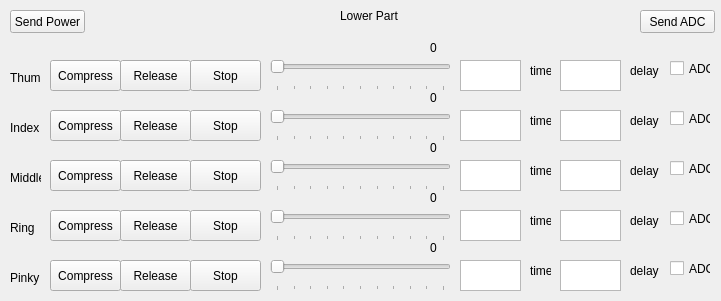
   <widget class="QWidget" name="lower_frame" native="true">
    <property name="geometry">
     <rect>
      <x>10</x>
      <y>330</y>
      <width>721</width>
      <height>301</height>
     </rect>
    </property>
    <property name="styleSheet">
     <string notr="true"/>
    </property>
    <widget class="QPushButton" name="lower_motor4_right_btn">
     <property name="geometry">
      <rect>
       <x>120</x>
       <y>210</y>
       <width>71</width>
       <height>31</height>
      </rect>
     </property>
     <property name="text">
      <string>Release</string>
     </property>
    </widget>
    <widget class="QLabel" name="lower_motor5_label">
     <property name="geometry">
      <rect>
       <x>10</x>
       <y>270</y>
       <width>31</width>
       <height>16</height>
      </rect>
     </property>
     <property name="text">
      <string>Pinky</string>
     </property>
    </widget>
    <widget class="QPushButton" name="lower_motor4_stop_btn">
     <property name="geometry">
      <rect>
       <x>190</x>
       <y>210</y>
       <width>71</width>
       <height>31</height>
      </rect>
     </property>
     <property name="text">
      <string>Stop</string>
     </property>
    </widget>
    <widget class="QPushButton" name="lower_motor3_right_btn">
     <property name="geometry">
      <rect>
       <x>120</x>
       <y>160</y>
       <width>71</width>
       <height>31</height>
      </rect>
     </property>
     <property name="text">
      <string>Release</string>
     </property>
    </widget>
    <widget class="QPlainTextEdit" name="lower_motor4_time_input">
     <property name="geometry">
      <rect>
       <x>460</x>
       <y>210</y>
       <width>61</width>
       <height>31</height>
      </rect>
     </property>
    </widget>
    <widget class="QLabel" name="lower_motor1_label">
     <property name="geometry">
      <rect>
       <x>10</x>
       <y>70</y>
       <width>31</width>
       <height>16</height>
      </rect>
     </property>
     <property name="text">
      <string>Thumb</string>
     </property>
    </widget>
    <widget class="QPlainTextEdit" name="lower_motor5_time_input">
     <property name="geometry">
      <rect>
       <x>460</x>
       <y>260</y>
       <width>61</width>
       <height>31</height>
      </rect>
     </property>
    </widget>
    <widget class="QPushButton" name="lower_motor5_stop_btn">
     <property name="geometry">
      <rect>
       <x>190</x>
       <y>260</y>
       <width>71</width>
       <height>31</height>
      </rect>
     </property>
     <property name="text">
      <string>Stop</string>
     </property>
    </widget>
    <widget class="QPushButton" name="lower_motor3_stop_btn">
     <property name="geometry">
      <rect>
       <x>190</x>
       <y>160</y>
       <width>71</width>
       <height>31</height>
      </rect>
     </property>
     <property name="text">
      <string>Stop</string>
     </property>
    </widget>
    <widget class="QPushButton" name="lower_motor5_right_btn">
     <property name="geometry">
      <rect>
       <x>120</x>
       <y>260</y>
       <width>71</width>
       <height>31</height>
      </rect>
     </property>
     <property name="text">
      <string>Release</string>
     </property>
    </widget>
    <widget class="QLabel" name="lower_motor4_label">
     <property name="geometry">
      <rect>
       <x>10</x>
       <y>220</y>
       <width>31</width>
       <height>16</height>
      </rect>
     </property>
     <property name="text">
      <string>Ring</string>
     </property>
    </widget>
    <widget class="QPushButton" name="lower_motor4_left_btn">
     <property name="geometry">
      <rect>
       <x>50</x>
       <y>210</y>
       <width>71</width>
       <height>31</height>
      </rect>
     </property>
     <property name="text">
      <string>Compress</string>
     </property>
    </widget>
    <widget class="QPlainTextEdit" name="lower_motor2_delay_input">
     <property name="geometry">
      <rect>
       <x>560</x>
       <y>110</y>
       <width>61</width>
       <height>31</height>
      </rect>
     </property>
    </widget>
    <widget class="QPushButton" name="lower_motor5_left_btn">
     <property name="geometry">
      <rect>
       <x>50</x>
       <y>260</y>
       <width>71</width>
       <height>31</height>
      </rect>
     </property>
     <property name="text">
      <string>Compress</string>
     </property>
    </widget>
    <widget class="QLabel" name="lower_time_label_5">
     <property name="geometry">
      <rect>
       <x>530</x>
       <y>260</y>
       <width>21</width>
       <height>21</height>
      </rect>
     </property>
     <property name="text">
      <string>time</string>
     </property>
    </widget>
    <widget class="QSlider" name="lower_motor2_pwm_scale">
     <property name="geometry">
      <rect>
       <x>270</x>
       <y>100</y>
       <width>181</width>
       <height>41</height>
      </rect>
     </property>
     <property name="maximum">
      <number>100</number>
     </property>
     <property name="orientation">
      <enum>Qt::Horizontal</enum>
     </property>
     <property name="tickPosition">
      <enum>QSlider::TicksBelow</enum>
     </property>
     <property name="tickInterval">
      <number>10</number>
     </property>
    </widget>
    <widget class="QLabel" name="lower_time_label_2">
     <property name="geometry">
      <rect>
       <x>530</x>
       <y>110</y>
       <width>21</width>
       <height>21</height>
      </rect>
     </property>
     <property name="text">
      <string>time</string>
     </property>
    </widget>
    <widget class="QLabel" name="lower_time_label_4">
     <property name="geometry">
      <rect>
       <x>530</x>
       <y>210</y>
       <width>21</width>
       <height>21</height>
      </rect>
     </property>
     <property name="text">
      <string>time</string>
     </property>
    </widget>
    <widget class="QSlider" name="lower_motor4_pwm_scale">
     <property name="geometry">
      <rect>
       <x>270</x>
       <y>200</y>
       <width>181</width>
       <height>41</height>
      </rect>
     </property>
     <property name="maximum">
      <number>100</number>
     </property>
     <property name="orientation">
      <enum>Qt::Horizontal</enum>
     </property>
     <property name="tickPosition">
      <enum>QSlider::TicksBelow</enum>
     </property>
     <property name="tickInterval">
      <number>10</number>
     </property>
    </widget>
    <widget class="QLabel" name="lower_delay_label_5">
     <property name="geometry">
      <rect>
       <x>630</x>
       <y>260</y>
       <width>31</width>
       <height>21</height>
      </rect>
     </property>
     <property name="text">
      <string>delay</string>
     </property>
    </widget>
    <widget class="QLabel" name="lower_delay_label_4">
     <property name="geometry">
      <rect>
       <x>630</x>
       <y>210</y>
       <width>31</width>
       <height>21</height>
      </rect>
     </property>
     <property name="text">
      <string>delay</string>
     </property>
    </widget>
    <widget class="QPushButton" name="lower_motor1_left_btn">
     <property name="geometry">
      <rect>
       <x>50</x>
       <y>60</y>
       <width>71</width>
       <height>31</height>
      </rect>
     </property>
     <property name="text">
      <string>Compress</string>
     </property>
    </widget>
    <widget class="QLabel" name="lower_delay_label_3">
     <property name="geometry">
      <rect>
       <x>630</x>
       <y>160</y>
       <width>31</width>
       <height>21</height>
      </rect>
     </property>
     <property name="text">
      <string>delay</string>
     </property>
    </widget>
    <widget class="QPlainTextEdit" name="lower_motor3_delay_input">
     <property name="geometry">
      <rect>
       <x>560</x>
       <y>160</y>
       <width>61</width>
       <height>31</height>
      </rect>
     </property>
    </widget>
    <widget class="QLabel" name="lower_time_label_1">
     <property name="geometry">
      <rect>
       <x>530</x>
       <y>60</y>
       <width>21</width>
       <height>21</height>
      </rect>
     </property>
     <property name="text">
      <string>time</string>
     </property>
    </widget>
    <widget class="QLabel" name="lower_delay_label_2">
     <property name="geometry">
      <rect>
       <x>630</x>
       <y>110</y>
       <width>31</width>
       <height>21</height>
      </rect>
     </property>
     <property name="text">
      <string>delay</string>
     </property>
    </widget>
    <widget class="QPlainTextEdit" name="lower_motor5_delay_input">
     <property name="geometry">
      <rect>
       <x>560</x>
       <y>260</y>
       <width>61</width>
       <height>31</height>
      </rect>
     </property>
    </widget>
    <widget class="QPlainTextEdit" name="lower_motor3_time_input">
     <property name="geometry">
      <rect>
       <x>460</x>
       <y>160</y>
       <width>61</width>
       <height>31</height>
      </rect>
     </property>
    </widget>
    <widget class="QPushButton" name="lower_motor2_right_btn">
     <property name="geometry">
      <rect>
       <x>120</x>
       <y>110</y>
       <width>71</width>
       <height>31</height>
      </rect>
     </property>
     <property name="text">
      <string>Release</string>
     </property>
    </widget>
    <widget class="QLabel" name="lower_time_label_3">
     <property name="geometry">
      <rect>
       <x>530</x>
       <y>160</y>
       <width>21</width>
       <height>21</height>
      </rect>
     </property>
     <property name="text">
      <string>time</string>
     </property>
    </widget>
    <widget class="QPushButton" name="lower_motor1_stop_btn">
     <property name="geometry">
      <rect>
       <x>190</x>
       <y>60</y>
       <width>71</width>
       <height>31</height>
      </rect>
     </property>
     <property name="text">
      <string>Stop</string>
     </property>
    </widget>
    <widget class="QLabel" name="lower_motor3_label">
     <property name="geometry">
      <rect>
       <x>10</x>
       <y>170</y>
       <width>31</width>
       <height>16</height>
      </rect>
     </property>
     <property name="text">
      <string>Middle</string>
     </property>
    </widget>
    <widget class="QPlainTextEdit" name="lower_motor2_time_input">
     <property name="geometry">
      <rect>
       <x>460</x>
       <y>110</y>
       <width>61</width>
       <height>31</height>
      </rect>
     </property>
    </widget>
    <widget class="QPlainTextEdit" name="lower_motor1_time_input">
     <property name="geometry">
      <rect>
       <x>460</x>
       <y>60</y>
       <width>61</width>
       <height>31</height>
      </rect>
     </property>
    </widget>
    <widget class="QSlider" name="lower_motor1_pwm_scale">
     <property name="geometry">
      <rect>
       <x>270</x>
       <y>50</y>
       <width>181</width>
       <height>41</height>
      </rect>
     </property>
     <property name="maximum">
      <number>100</number>
     </property>
     <property name="orientation">
      <enum>Qt::Horizontal</enum>
     </property>
     <property name="tickPosition">
      <enum>QSlider::TicksBelow</enum>
     </property>
     <property name="tickInterval">
      <number>10</number>
     </property>
    </widget>
    <widget class="QPushButton" name="lower_motor1_right_btn">
     <property name="geometry">
      <rect>
       <x>120</x>
       <y>60</y>
       <width>71</width>
       <height>31</height>
      </rect>
     </property>
     <property name="text">
      <string>Release</string>
     </property>
    </widget>
    <widget class="QPushButton" name="lower_motor2_left_btn">
     <property name="geometry">
      <rect>
       <x>50</x>
       <y>110</y>
       <width>71</width>
       <height>31</height>
      </rect>
     </property>
     <property name="text">
      <string>Compress</string>
     </property>
    </widget>
    <widget class="QSlider" name="lower_motor3_pwm_scale">
     <property name="geometry">
      <rect>
       <x>270</x>
       <y>150</y>
       <width>181</width>
       <height>41</height>
      </rect>
     </property>
     <property name="maximum">
      <number>100</number>
     </property>
     <property name="orientation">
      <enum>Qt::Horizontal</enum>
     </property>
     <property name="tickPosition">
      <enum>QSlider::TicksBelow</enum>
     </property>
     <property name="tickInterval">
      <number>10</number>
     </property>
    </widget>
    <widget class="QLabel" name="lower_motor2_label">
     <property name="geometry">
      <rect>
       <x>10</x>
       <y>120</y>
       <width>31</width>
       <height>16</height>
      </rect>
     </property>
     <property name="text">
      <string>Index</string>
     </property>
    </widget>
    <widget class="QLabel" name="lower_delay_label_1">
     <property name="geometry">
      <rect>
       <x>630</x>
       <y>60</y>
       <width>31</width>
       <height>21</height>
      </rect>
     </property>
     <property name="text">
      <string>delay</string>
     </property>
    </widget>
    <widget class="QPlainTextEdit" name="lower_motor1_delay_input">
     <property name="geometry">
      <rect>
       <x>560</x>
       <y>60</y>
       <width>61</width>
       <height>31</height>
      </rect>
     </property>
    </widget>
    <widget class="QPushButton" name="lower_motor2_stop_btn">
     <property name="geometry">
      <rect>
       <x>190</x>
       <y>110</y>
       <width>71</width>
       <height>31</height>
      </rect>
     </property>
     <property name="text">
      <string>Stop</string>
     </property>
    </widget>
    <widget class="QPushButton" name="lower_motor3_left_btn">
     <property name="geometry">
      <rect>
       <x>50</x>
       <y>160</y>
       <width>71</width>
       <height>31</height>
      </rect>
     </property>
     <property name="text">
      <string>Compress</string>
     </property>
    </widget>
    <widget class="QPlainTextEdit" name="lower_motor4_delay_input">
     <property name="geometry">
      <rect>
       <x>560</x>
       <y>210</y>
       <width>61</width>
       <height>31</height>
      </rect>
     </property>
    </widget>
    <widget class="QSlider" name="lower_motor5_pwm_scale">
     <property name="geometry">
      <rect>
       <x>270</x>
       <y>250</y>
       <width>181</width>
       <height>41</height>
      </rect>
     </property>
     <property name="maximum">
      <number>100</number>
     </property>
     <property name="orientation">
      <enum>Qt::Horizontal</enum>
     </property>
     <property name="tickPosition">
      <enum>QSlider::TicksBelow</enum>
     </property>
     <property name="tickInterval">
      <number>10</number>
     </property>
    </widget>
    <widget class="QLabel" name="lower_frame_label">
     <property name="geometry">
      <rect>
       <x>340</x>
       <y>0</y>
       <width>61</width>
       <height>31</height>
      </rect>
     </property>
     <property name="text">
      <string>Lower Part</string>
     </property>
    </widget>
    <widget class="QPushButton" name="lower_send_power_btn">
     <property name="geometry">
      <rect>
       <x>10</x>
       <y>10</y>
       <width>75</width>
       <height>23</height>
      </rect>
     </property>
     <property name="text">
      <string>Send Power</string>
     </property>
    </widget>
    <widget class="QLabel" name="lower_motor5_scale_label">
     <property name="geometry">
      <rect>
       <x>430</x>
       <y>240</y>
       <width>21</width>
       <height>16</height>
      </rect>
     </property>
     <property name="text">
      <string>0</string>
     </property>
    </widget>
    <widget class="QLabel" name="lower_motor4_scale_label">
     <property name="geometry">
      <rect>
       <x>430</x>
       <y>190</y>
       <width>21</width>
       <height>16</height>
      </rect>
     </property>
     <property name="text">
      <string>0</string>
     </property>
    </widget>
    <widget class="QLabel" name="lower_motor3_scale_label">
     <property name="geometry">
      <rect>
       <x>430</x>
       <y>140</y>
       <width>21</width>
       <height>16</height>
      </rect>
     </property>
     <property name="text">
      <string>0</string>
     </property>
    </widget>
    <widget class="QLabel" name="lower_motor2_scale_label">
     <property name="geometry">
      <rect>
       <x>430</x>
       <y>90</y>
       <width>21</width>
       <height>16</height>
      </rect>
     </property>
     <property name="text">
      <string>0</string>
     </property>
    </widget>
    <widget class="QLabel" name="lower_motor1_scale_label">
     <property name="geometry">
      <rect>
       <x>430</x>
       <y>40</y>
       <width>21</width>
       <height>16</height>
      </rect>
     </property>
     <property name="text">
      <string>0</string>
     </property>
    </widget>
    <widget class="QCheckBox" name="lower_motor1_adc_box">
     <property name="geometry">
      <rect>
       <x>670</x>
       <y>60</y>
       <width>41</width>
       <height>17</height>
      </rect>
     </property>
     <property name="text">
      <string>ADC</string>
     </property>
    </widget>
    <widget class="QCheckBox" name="lower_motor2_adc_box">
     <property name="geometry">
      <rect>
       <x>670</x>
       <y>110</y>
       <width>41</width>
       <height>17</height>
      </rect>
     </property>
     <property name="text">
      <string>ADC</string>
     </property>
    </widget>
    <widget class="QCheckBox" name="lower_motor3_adc_box">
     <property name="geometry">
      <rect>
       <x>670</x>
       <y>160</y>
       <width>41</width>
       <height>17</height>
      </rect>
     </property>
     <property name="text">
      <string>ADC</string>
     </property>
    </widget>
    <widget class="QCheckBox" name="lower_motor4_adc_box">
     <property name="geometry">
      <rect>
       <x>670</x>
       <y>210</y>
       <width>41</width>
       <height>17</height>
      </rect>
     </property>
     <property name="text">
      <string>ADC</string>
     </property>
    </widget>
    <widget class="QCheckBox" name="lower_motor5_adc_box">
     <property name="geometry">
      <rect>
       <x>670</x>
       <y>260</y>
       <width>41</width>
       <height>17</height>
      </rect>
     </property>
     <property name="text">
      <string>ADC</string>
     </property>
    </widget>
    <widget class="QPushButton" name="lower_send_adc">
     <property name="geometry">
      <rect>
       <x>640</x>
       <y>10</y>
       <width>75</width>
       <height>23</height>
      </rect>
     </property>
     <property name="text">
      <string>Send ADC</string>
     </property>
    </widget>
   </widget>
